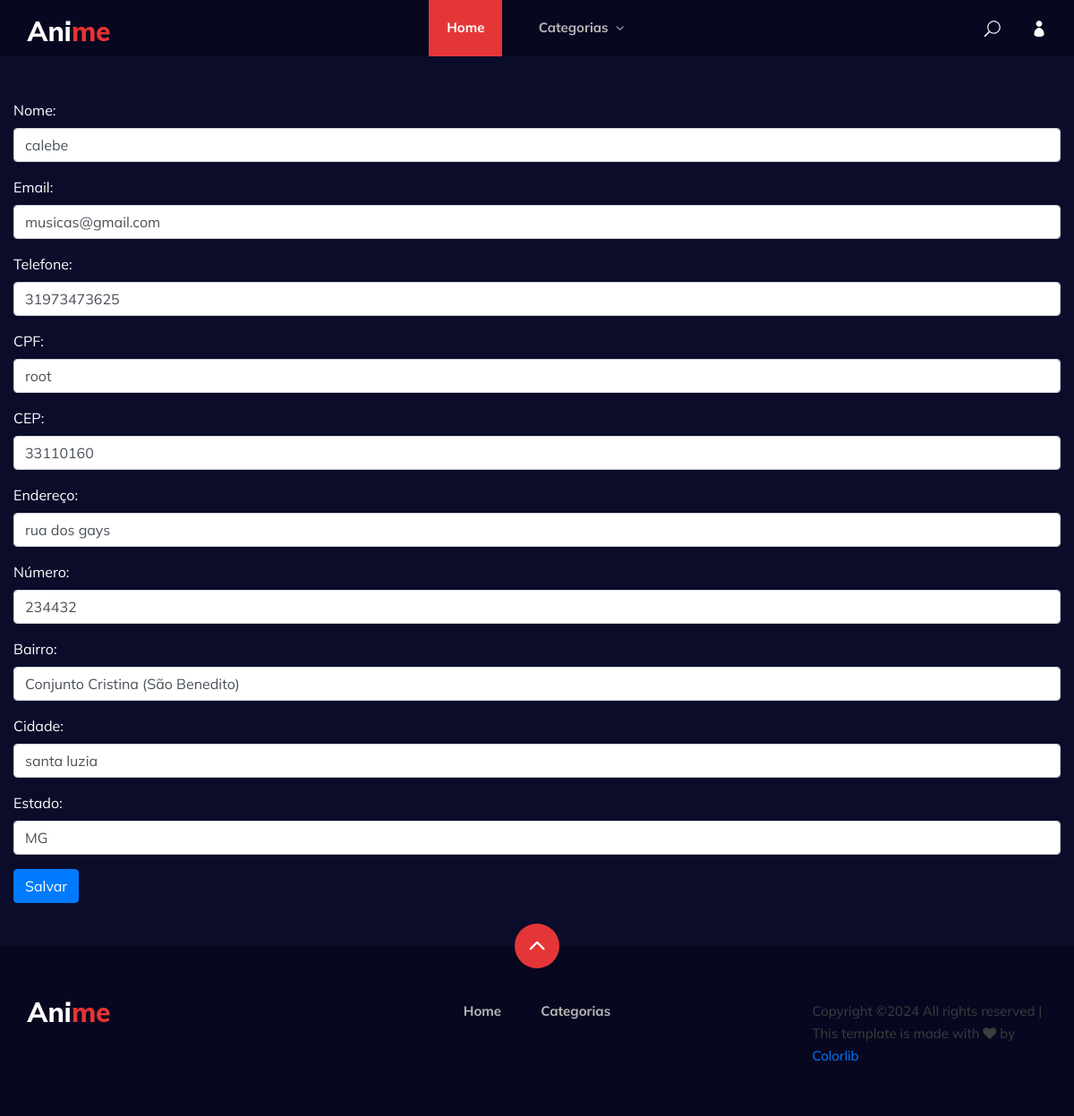
/index.php?pagina=clientes_edita&id=1, run on the app's committed database.
### tables this page shows
CREATE TABLE `clientes` (
  `id` int(11) NOT NULL,
  `nome` varchar(100) DEFAULT NULL,
  `cpf` varchar(11) DEFAULT NULL,
  `endereco` varchar(255) DEFAULT NULL,
  `bairro` varchar(100) DEFAULT NULL,
  `cidade` varchar(100) DEFAULT NULL,
  `estado` varchar(2) DEFAULT NULL,
  `cep` varchar(8) DEFAULT NULL,
  `email` varchar(100) DEFAULT NULL,
  `telefone` varchar(15) DEFAULT NULL,
  `data_cadastro` datetime DEFAULT NULL,
  `data_atualizacao` datetime DEFAULT NULL,
  `status` int(1) DEFAULT NULL,
  `senha` varchar(255) DEFAULT NULL,
  `numero` varchar(10) DEFAULT NULL
);

### pagina/clientes_edita.php (the view, shortened to what this page needs)
<?php
include("conexao.php");
$id = $_GET['id'];
$query= "SELECT * FROM clientes WHERE id='$id'";
$resultado=$conexao->query($query);
$linha = $resultado->fetch_assoc();
?>
<form method="post" action="index.php?pagina=clientes_edita_salvar" class="mt-3" enctype="multipart/form-data">
    <div class="mb-3">
        <label for="nome" class="form-label" style="color:white;">Nome:</label>
        <input type="text" class="form-control" id="nome" name="nome" value="<?php echo $linha['nome']; ?>">
    </div>
    <div class="mb-3">
        <label for="email" class="form-label" style="color:white;">Email:</label>
        <input type="text" class="form-control" id="email" name="email" value="<?php echo $linha['email']; ?>">
    </div>
    <div class="mb-3">
        <label for="telefone" class="form-label" style="color:white;">Telefone:</label>
        <input type="text" class="form-control" id="telefone" name="telefone" value="<?php echo $linha['telefone']; ?>">
    </div>
    <div class="mb-3">
        <label for="cpf" class="form-label" style="color:white;">CPF:</label>
        <input type="text" class="form-control" id="cpf" name="cpf" value="<?php echo $linha['cpf']; ?>">
    </div>
    <div class="mb-3">
        <label for="cep" class="form-label" style="color:white;">CEP:</label>
        <input type="text" class="form-control" id="cep" name="cep" value="<?php echo $linha['cep']; ?>">
    </div>
    <div class="mb-3">
        <label for="endereco" class="form-label" style="color:white;">Endereço:</label>
        <input type="text" class="form-control" id="endereco" name="endereco" value="<?php echo $linha['endereco']; ?>">
    </div>
    <div class="mb-3">
        <label for="numero" class="form-label" style="color:white;">Número:</label>
        <input type="text" class="form-control" id="numero" name="numero" value="<?php echo $linha['numero']; ?>">
    </div>
    <div class="mb-3">
        <label for="bairro" class="form-label" style="color:white;">Bairro:</label>
        <input type="text" class="form-control" id="bairro" name="bairro" value="<?php echo $linha['bairro']; ?>">
    </div>
    <div class="mb-3">
        <label for="cidade" class="form-label" style="color:white;">Cidade:</label>
        <input type="text" class="form-control" id="cidade" name="cidade" value="<?php echo $linha['cidade']; ?>">
    </div>
    <div class="mb-3">
        <label for="estado" class="form-label" style="color:white;">Estado:</label>
        <input type="text" class="form-control" id="estado" name="estado" value="<?php echo $linha['estado']; ?>">
    </div>
    <input type="submit" class="btn btn-primary" value="Salvar">
</form>

### css/style.css (style rules this page uses)
html, body { height: 100%; font-family: "Mulish", sans-serif; -webkit-font-smoothing: antialiased; background: #0b0c2a; }

### data on the page
clientes: nome "calebe", email "musicas@gmail.com", telefone "31973473625", cpf "root", cep "33110160", endereco "rua dos gays", numero "234432", bairro "Conjunto Cristina (São Benedito)", cidade "santa luzia", estado "MG"
